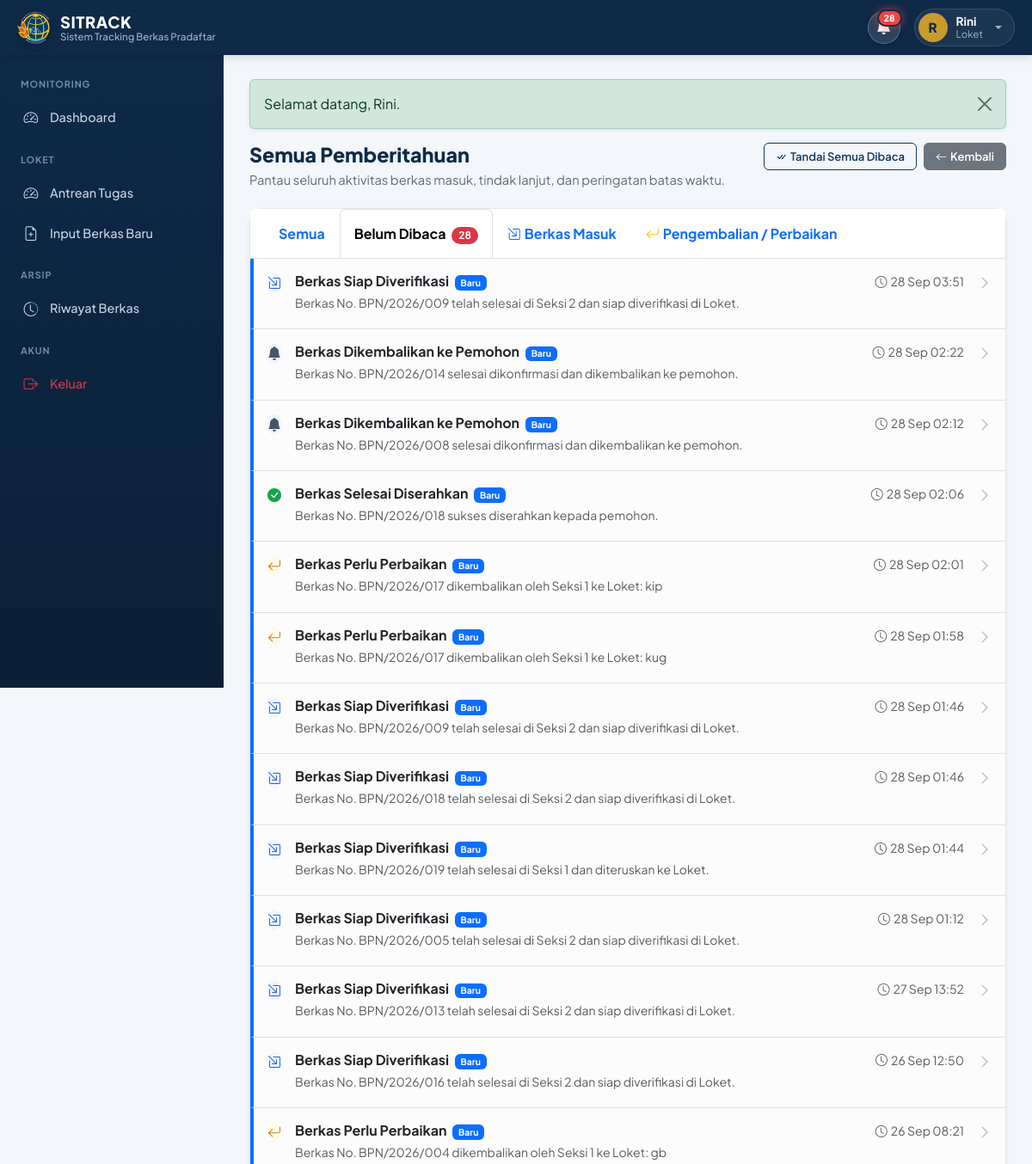
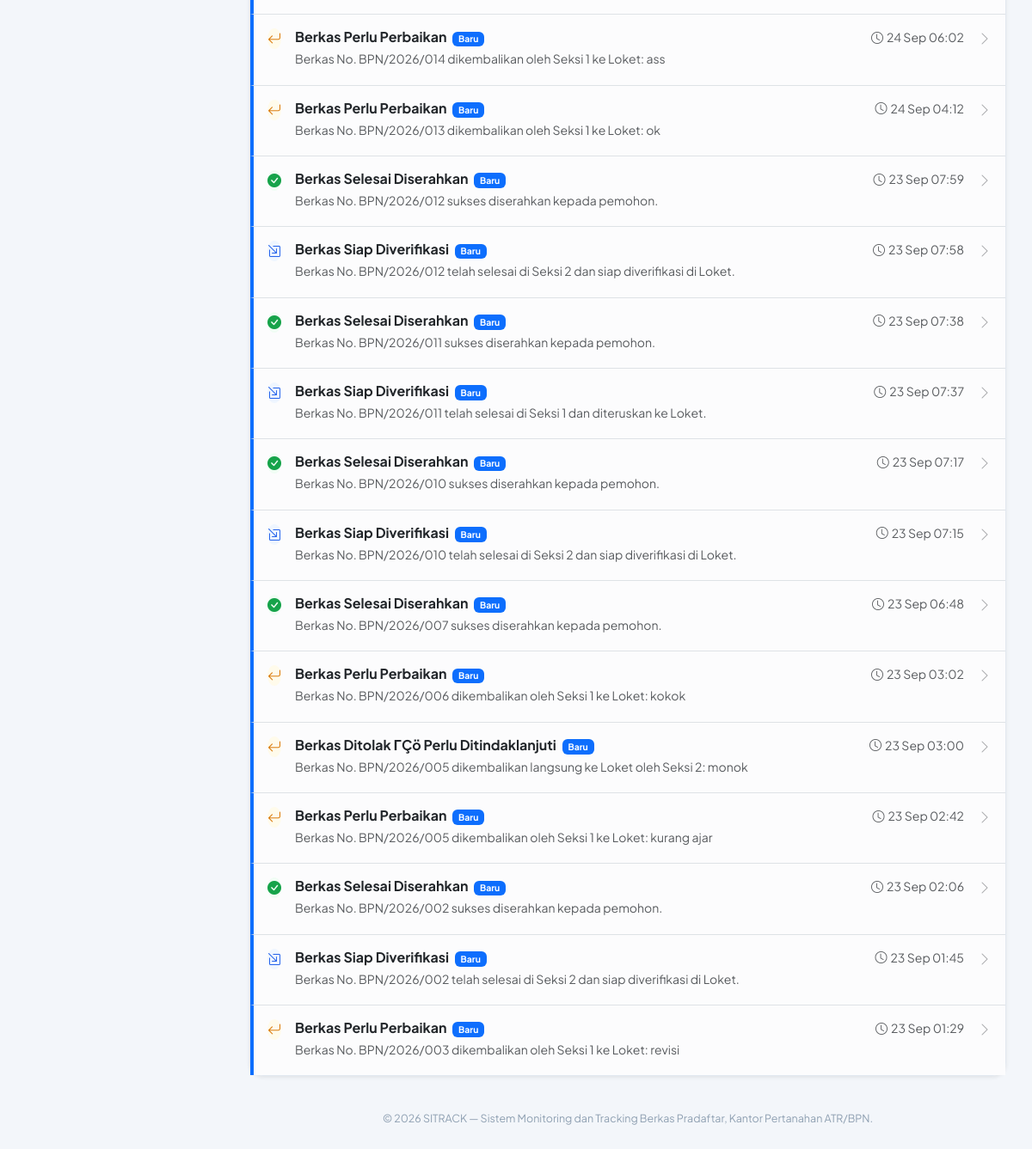
/notifikasi.php?tab=unread (signed in), run on the app's committed database (2 pictures, top to bottom).
### tables this page shows
CREATE TABLE `notifikasi` (
  `id` int(10) unsigned NOT NULL AUTO_INCREMENT,
  `id_berkas` int(10) unsigned DEFAULT NULL,
  `target_role` enum('admin','loket','seksi_1','seksi_2','all') NOT NULL,
  `target_user_id` int(10) unsigned DEFAULT NULL COMMENT 'Jika ditujukan ke user spesifik',
  `judul` varchar(150) NOT NULL,
  `pesan` text NOT NULL,
  `tipe` enum('masuk','kembali','selesai','warning','kritis','info') NOT NULL DEFAULT 'masuk',
  `link` varchar(255) NOT NULL,
  `created_at` timestamp NOT NULL DEFAULT current_timestamp(),
  PRIMARY KEY (`id`),
  KEY `idx_notif_target` (`target_role`,`target_user_id`),
  KEY `idx_notif_created` (`created_at`),
  KEY `fk_notif_berkas` (`id_berkas`),
  KEY `fk_notif_target_user` (`target_user_id`),
  CONSTRAINT `fk_notif_berkas` FOREIGN KEY (`id_berkas`) REFERENCES `berkas` (`id`) ON DELETE CASCADE,
  CONSTRAINT `fk_notif_target_user` FOREIGN KEY (`target_user_id`) REFERENCES `users` (`id`) ON DELETE SET NULL
);

### includes/notification_helper.php (called while the page is built, shortened)
<?php
function waktuLalu(string|int|null $datetime): string
{
    $time = is_numeric($datetime) ? (int) $datetime : strtotime($datetime);
    $diff = time() - $time;
    if ($diff < 60) {
        return 'Baru saja';
    } elseif ($diff < 3600) {
        $menit = max(1, (int) round($diff / 60));
        return $menit . ' mnt lalu';
    } elseif ($diff < 86400) {
        $jam = max(1, (int) round($diff / 3600));
        return $jam . ' jam lalu';
    } elseif ($diff < 172800) {
        return 'Kemarin, ' . date('H:i', $time);
    } else {
        $bulanIndo = [
            1 => 'Jan', 2 => 'Feb', 3 => 'Mar', 4 => 'Apr', 5 => 'Mei', 6 => 'Jun',
            7 => 'Jul', 8 => 'Agt', 9 => 'Sep', 10 => 'Okt', 11 => 'Nov', 12 => 'Des'
        ];
        $m = (int) date('n', $time);
        return date('d', $time) . ' ' . ($bulanIndo[$m] ?? date('M', $time)) . ' ' . date('H:i', $time);
    }
}
function notifStyle(string $tipe): array
{
    return match ($tipe) {
        'masuk'   => ['bi-box-arrow-in-down-right', 'text-primary', 'bg-primary-subtle', 'style="background-color:#EFF6FF;color:#2563EB;"'],
        'kembali' => ['bi-arrow-return-left', 'text-warning-emphasis', 'bg-warning-subtle', 'style="background-color:#FFFBEB;color:#D97706;"'],
        'selesai' => ['bi-check-circle-fill', 'text-success', 'bg-success-subtle', 'style="background-color:#F0FDF4;color:#16A34A;"'],
        'warning' => ['bi-exclamation-triangle-fill', 'text-warning-emphasis', 'bg-warning-subtle', 'style="background-color:#FFF7ED;color:#EA580C;"'],
        'kritis'  => ['bi-exclamation-octagon-fill', 'text-danger', 'bg-danger-subtle', 'style="background-color:#FEF2F2;color:#DC2626;"'],
        default   => ['bi-bell-fill', 'text-secondary', 'bg-light', 'style="background-color:#F1F5F9;color:#475569;"'],
    };
}
function hitungNotifikasiBelumDibaca(PDO $conn, int $userId, string $role): int
{
    try {
        $stmt = $conn->prepare("
            SELECT COUNT(*)
            FROM notifikasi n
            LEFT JOIN notifikasi_read nr ON nr.notifikasi_id = n.id AND nr.user_id = ?
            WHERE (n.target_role = ? OR n.target_role = 'all' OR n.target_user_id = ?)
              AND (n.target_user_id IS NULL OR n.target_user_id = ?)
              AND nr.id IS NULL
        ");
        $stmt->execute([$userId, $role, $userId, $userId]);
        return (int) $stmt->fetchColumn();
    } catch (Throwable $e) {
        error_log('Error hitungNotifikasiBelumDibaca: ' . $e->getMessage());
        return 0;
    }
}

### includes/functions.php (called while the page is built, shortened)
<?php
function e(?string $value): string
{
    return htmlspecialchars((string) $value, ENT_QUOTES, 'UTF-8');
}
function formatTanggal(?string $datetime): string
{
    $bulan = ['Januari','Februari','Maret','April','Mei','Juni','Juli','Agustus','September','Oktober','November','Desember'];
    $ts = strtotime($datetime);
    return date('d', $ts) . ' ' . $bulan[(int) date('n', $ts) - 1] . ' ' . date('Y H:i', $ts);
}
require_once __DIR__ . '/notification_helper.php';

### notifikasi.php (the view, shortened to what this page needs)
<?php
require_once __DIR__ . '/config/database.php';
require_once __DIR__ . '/includes/functions.php';
$userId = (int) $_SESSION['user_id'];
$role   = $_SESSION['role'] ?? '';
$tab    = $_GET['tab'] ?? 'semua';
$whereClause = "(n.target_role = ? OR n.target_role = 'all' OR n.target_user_id = ?) AND (n.target_user_id IS NULL OR n.target_user_id = ?)";
$params = [$userId, $role, $userId, $userId];
if ($tab === 'unread') {
    $whereClause .= " AND nr.id IS NULL";
} elseif ($tab === 'masuk') {
    $whereClause .= " AND n.tipe = 'masuk'";
} elseif ($tab === 'kembali') {
    $whereClause .= " AND n.tipe = 'kembali'";
}
$stmt = $conn->prepare("
    SELECT n.*,
           (nr.id IS NOT NULL) AS is_read,
           b.nomor_pendaftaran,
           b.nama_pemohon
    FROM notifikasi n
    LEFT JOIN notifikasi_read nr ON nr.notifikasi_id = n.id AND nr.user_id = ?
    LEFT JOIN berkas b ON b.id = n.id_berkas
    WHERE $whereClause
    ORDER BY n.created_at DESC
    LIMIT 100
");
$stmt->execute($params);
$notifikasiList = $stmt->fetchAll();
$totalUnread = hitungNotifikasiBelumDibaca($conn, $userId, $role);
require_once __DIR__ . '/includes/header.php';
require_once __DIR__ . '/includes/sidebar.php';
?>
<div class="page-head">
    <div>
        <h1>Semua Pemberitahuan</h1>
        <p>Pantau seluruh aktivitas berkas masuk, tindak lanjut, dan peringatan batas waktu.</p>
    </div>
    <div class="d-flex gap-2 align-items-center">
        <?php if ($totalUnread > 0): ?>
            <form action="notifikasi.php?tab=<?= urlencode($tab) ?>" method="POST" class="d-inline">
                <button type="submit" class="btn btn-outline-primary btn-sm">
                    <i class="bi bi-check-all me-1"></i>Tandai Semua Dibaca
                </button>
            </form>
        <?php endif; ?>
        <a href="javascript:history.back()" class="btn btn-secondary btn-sm">
            <i class="bi bi-arrow-left me-1"></i>Kembali
        </a>
    </div>
</div>
<div class="card shadow-sm mb-4">
    <div class="card-header bg-white border-bottom p-0">
        <ul class="nav nav-tabs card-header-tabs m-0 px-3 border-0 flex-nowrap overflow-x-auto" style="scrollbar-width: thin; -webkit-overflow-scrolling: touch;">
            <li class="nav-item">
                <a class="nav-link <?= $tab === 'semua' ? 'active fw-bold' : '' ?> py-3" href="notifikasi.php?tab=semua">
                    Semua
                </a>
            </li>
            <li class="nav-item">
                <a class="nav-link <?= $tab === 'unread' ? 'active fw-bold' : '' ?> py-3" href="notifikasi.php?tab=unread">
                    Belum Dibaca
                    <?php if ($totalUnread > 0): ?>
                        <span class="badge bg-danger rounded-pill ms-1"><?= $totalUnread ?></span>
                    <?php endif; ?>
                </a>
            </li>
            <li class="nav-item">
                <a class="nav-link <?= $tab === 'masuk' ? 'active fw-bold' : '' ?> py-3" href="notifikasi.php?tab=masuk">
                    <i class="bi bi-box-arrow-in-down-right me-1 text-primary"></i>Berkas Masuk
                </a>
            </li>
            <li class="nav-item">
                <a class="nav-link <?= $tab === 'kembali' ? 'active fw-bold' : '' ?> py-3" href="notifikasi.php?tab=kembali">
                    <i class="bi bi-arrow-return-left me-1 text-warning"></i>Pengembalian / Perbaikan
                </a>
            </li>
        </ul>
    </div>
    <div class="card-body p-0">
        <?php if (empty($notifikasiList)): ?>
            <div class="text-center py-5">
                <i class="bi bi-bell-slash text-muted" style="font-size: 2.5rem;"></i>
                <div class="fw-semibold mt-2 text-muted">Tidak ada pemberitahuan pada kategori ini.</div>
            </div>
        <?php else: ?>
            <div class="list-group list-group-flush">
                <?php foreach ($notifikasiList as $item):
                    [$icon, $textColor, $bgColor, $styleAttr] = notifStyle($item['tipe']);
                    $isUnread = !(bool)$item['is_read'];
                ?>
                <a href="notifikasi_baca.php?id=<?= (int)$item['id'] ?>"
                   class="list-group-item list-group-item-action p-3 d-flex align-items-start gap-3 transition-all <?= $isUnread ? 'bg-light-subtle' : '' ?>"
                   style="<?= $isUnread ? 'border-left: 4px solid #0D6EFD; background-color: #F8FAFC;' : '' ?>">
                    <div class="rounded-circle d-flex align-items-center justify-content-center flex-shrink-0"
                         <?= $styleAttr ?>
                         style="width: 42px; height: 42px; font-size: 1.15rem;">
                        <i class="bi <?= $icon ?>"></i>
                    </div>
                    <div class="flex-grow-1 min-w-0">
                        <div class="d-flex justify-content-between align-items-center mb-1">
                            <h6 class="mb-0 fw-bold <?= $isUnread ? 'text-dark' : 'text-secondary' ?>">
                                <?= e($item['judul']) ?>
                                <?php if ($isUnread): ?>
                                    <span class="badge text-bg-primary ms-1" style="font-size: 0.65rem;">Baru</span>
                                <?php endif; ?>
                            </h6>
                            <span class="small text-muted" title="<?= formatTanggal($item['created_at']) ?>">
                                <i class="bi bi-clock me-1"></i><?= waktuLalu($item['created_at']) ?>
                            </span>
                        </div>
                        <p class="mb-1 small text-muted text-break" style="line-height: 1.45;">
                            <?= e($item['pesan']) ?>
                        </p>
                    </div>
                    <div>
                        <i class="bi bi-chevron-right text-muted opacity-50"></i>
                    </div>
                </a>
                <?php endforeach; ?>
            </div>
        <?php endif; ?>
    </div>
</div>
<?php require_once __DIR__ . '/includes/footer.php'; ?>

### assets/css/style.css (style rules this page uses)
:root { --navy-900: #0E2A47; --navy-800: #14385C; --navy-700: #1B4770; --gold-500: #C99A2E; --gold-100: #FBF1DC; --bg-canvas: #F3F6FA; --surface: #FFFFFF; --text-900: #16212E; --text-600: #5C6B7C; --text-400: #8FA0B2; --border: #E2E8F0; --radius-md: 10px; --radius-lg: 16px; --shadow-soft: 0 1px 2px rgba(14, 42, 71, 0.06), 0 4px 16px rgba(14, 42, 71, 0.06); }
* { box-sizing: border-box; }
html { height: 100%; }
body { min-height: 100%; }
body { font-family: 'Plus Jakarta Sans', -apple-system, BlinkMacSystemFont, 'Segoe UI', sans-serif; background: var(--bg-canvas); color: var(--text-900); margin: 0; -webkit-font-smoothing: antialiased; }
a { text-decoration: none; }
.page-head { display: flex; align-items: flex-start; justify-content: space-between; gap: 16px; margin-bottom: 22px; flex-wrap: wrap; }
.page-head h1 { font-size: 1.45rem; font-weight: 800; color: var(--navy-900); margin: 0 0 4px; }
.page-head p { color: var(--text-600); margin: 0; font-size: 0.92rem; }
.card { border: 1px solid var(--border); border-radius: var(--radius-lg); box-shadow: var(--shadow-soft); }
.card-header { background: var(--surface); border-bottom: 1px solid var(--border); font-weight: 700; color: var(--navy-900); padding: 16px 20px; }
.card-body { padding: 20px; }
.btn { border-radius: var(--radius-md); font-weight: 600; font-size: 0.89rem; padding: 9px 18px; }
.btn-sm, .btn-group-sm > .btn { padding: 6px 13px; font-size: 0.8125rem; line-height: 1.4; border-radius: 6px; font-weight: 600; }
.btn-outline-primary { color: var(--navy-800); border-color: var(--navy-800); }

### data on the page
notifikasi: judul "Berkas Siap Diverifikasi", created_at "28 Sep 03:51", pesan "Berkas No. BPN/2026/009 telah selesai di Seksi 2 dan siap diverifikasi di Loket."
notifikasi: judul "Berkas Dikembalikan ke Pemohon", created_at "28 Sep 02:22", pesan "Berkas No. BPN/2026/014 selesai dikonfirmasi dan dikembalikan ke pemohon."
notifikasi: judul "Berkas Dikembalikan ke Pemohon", created_at "28 Sep 02:12", pesan "Berkas No. BPN/2026/008 selesai dikonfirmasi dan dikembalikan ke pemohon."
notifikasi: judul "Berkas Selesai Diserahkan", created_at "28 Sep 02:06", pesan "Berkas No. BPN/2026/018 sukses diserahkan kepada pemohon."
notifikasi: judul "Berkas Perlu Perbaikan", created_at "28 Sep 02:01", pesan "Berkas No. BPN/2026/017 dikembalikan oleh Seksi 1 ke Loket: kip"
notifikasi: judul "Berkas Perlu Perbaikan", created_at "28 Sep 01:58", pesan "Berkas No. BPN/2026/017 dikembalikan oleh Seksi 1 ke Loket: kug"
notifikasi: judul "Berkas Siap Diverifikasi", created_at "28 Sep 01:46", pesan "Berkas No. BPN/2026/009 telah selesai di Seksi 2 dan siap diverifikasi di Loket."
notifikasi: judul "Berkas Siap Diverifikasi", created_at "28 Sep 01:46", pesan "Berkas No. BPN/2026/018 telah selesai di Seksi 2 dan siap diverifikasi di Loket."
notifikasi: judul "Berkas Siap Diverifikasi", created_at "28 Sep 01:44", pesan "Berkas No. BPN/2026/019 telah selesai di Seksi 1 dan diteruskan ke Loket."
notifikasi: judul "Berkas Siap Diverifikasi", created_at "28 Sep 01:12", pesan "Berkas No. BPN/2026/005 telah selesai di Seksi 2 dan siap diverifikasi di Loket."
notifikasi: judul "Berkas Siap Diverifikasi", created_at "27 Sep 13:52", pesan "Berkas No. BPN/2026/013 telah selesai di Seksi 2 dan siap diverifikasi di Loket."
notifikasi: judul "Berkas Siap Diverifikasi", created_at "26 Sep 12:50", pesan "Berkas No. BPN/2026/016 telah selesai di Seksi 2 dan siap diverifikasi di Loket."
notifikasi: judul "Berkas Perlu Perbaikan", created_at "26 Sep 08:21", pesan "Berkas No. BPN/2026/004 dikembalikan oleh Seksi 1 ke Loket: gb"
notifikasi: judul "Berkas Perlu Perbaikan", created_at "24 Sep 06:02", pesan "Berkas No. BPN/2026/014 dikembalikan oleh Seksi 1 ke Loket: ass"
notifikasi: judul "Berkas Perlu Perbaikan", created_at "24 Sep 04:12", pesan "Berkas No. BPN/2026/013 dikembalikan oleh Seksi 1 ke Loket: ok"
notifikasi: judul "Berkas Selesai Diserahkan", created_at "23 Sep 07:59", pesan "Berkas No. BPN/2026/012 sukses diserahkan kepada pemohon."
notifikasi: judul "Berkas Siap Diverifikasi", created_at "23 Sep 07:58", pesan "Berkas No. BPN/2026/012 telah selesai di Seksi 2 dan siap diverifikasi di Loket."
notifikasi: judul "Berkas Selesai Diserahkan", created_at "23 Sep 07:38", pesan "Berkas No. BPN/2026/011 sukses diserahkan kepada pemohon."
notifikasi: judul "Berkas Siap Diverifikasi", created_at "23 Sep 07:37", pesan "Berkas No. BPN/2026/011 telah selesai di Seksi 1 dan diteruskan ke Loket."
notifikasi: judul "Berkas Selesai Diserahkan", created_at "23 Sep 07:17", pesan "Berkas No. BPN/2026/010 sukses diserahkan kepada pemohon."
notifikasi: judul "Berkas Siap Diverifikasi", created_at "23 Sep 07:15", pesan "Berkas No. BPN/2026/010 telah selesai di Seksi 2 dan siap diverifikasi di Loket."
notifikasi: judul "Berkas Selesai Diserahkan", created_at "23 Sep 06:48", pesan "Berkas No. BPN/2026/007 sukses diserahkan kepada pemohon."
notifikasi: judul "Berkas Perlu Perbaikan", created_at "23 Sep 03:02", pesan "Berkas No. BPN/2026/006 dikembalikan oleh Seksi 1 ke Loket: kokok"
notifikasi: judul "Berkas Ditolak ΓÇö Perlu Ditindaklanjuti", created_at "23 Sep 03:00", pesan "Berkas No. BPN/2026/005 dikembalikan langsung ke Loket oleh Seksi 2: monok"
notifikasi: judul "Berkas Perlu Perbaikan", created_at "23 Sep 02:42", pesan "Berkas No. BPN/2026/005 dikembalikan oleh Seksi 1 ke Loket: kurang ajar"
notifikasi: judul "Berkas Selesai Diserahkan", created_at "23 Sep 02:06", pesan "Berkas No. BPN/2026/002 sukses diserahkan kepada pemohon."
notifikasi: judul "Berkas Siap Diverifikasi", created_at "23 Sep 01:45", pesan "Berkas No. BPN/2026/002 telah selesai di Seksi 2 dan siap diverifikasi di Loket."
notifikasi: judul "Berkas Perlu Perbaikan", created_at "23 Sep 01:29", pesan "Berkas No. BPN/2026/003 dikembalikan oleh Seksi 1 ke Loket: revisi"

### other printed values
$notifUnreadCount "28"
substr($user['nama_lengkap'] ?? '?', 0, 1) "R"
$user['nama_lengkap'] "Rini"
roleLabel($user['role'] ?? '') "Loket"
$flash['message'] "Selamat datang, Rini."
$totalUnread "28"
